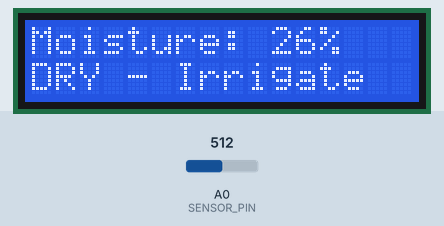
Bench run of a sketch on a simulated Arduino Uno, built with avr-gcc and run on an emulated ATmega328P. Shown: 16×2 character LCD. The test bench sets the inputs (shaded band); at power-on: A0 (SENSOR_PIN) = 512. What the sketch prints to the serial monitor is not drawn.

Above: at 2.8 s.
2.9 s: A0 (SENSOR_PIN) set to 490
At 5.2 s:
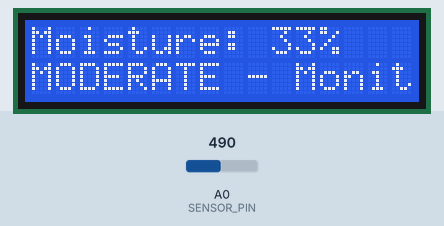
5.6 s: A0 (SENSOR_PIN) set to 415
At 7.3 s:
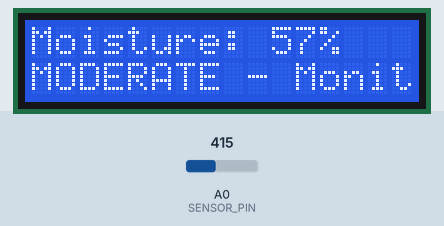
7.6 s: A0 (SENSOR_PIN) set to 389
At 9.4 s:
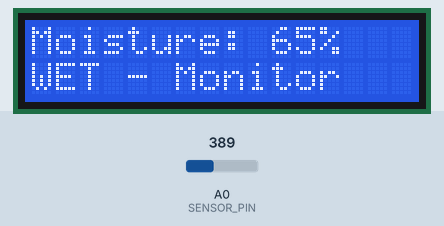
Timing chart, 0 to 10.9 s (numbered marks = the images above; inputs shaded):
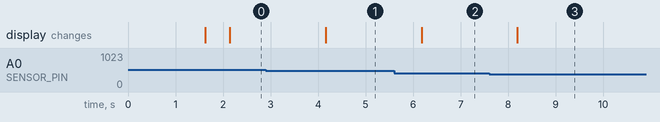

The sketch:

smartfarm_uno.ino
```cpp
/**
 * SmartFarm AI — Arduino Uno Soil Moisture Telemetry Node
 * =======================================================
 * Project: SmartFarm AI (Final-Year Academic Project)
 * Target MCU: Arduino Uno R3 (ATmega328P, 16 MHz, 5V Logic)
 *
 * Hardware Wiring:
 * ----------------
 * 1. Capacitive Soil Moisture Sensor v1.2:
 *    - VCC  -> 5V
 *    - GND  -> GND
 *    - AOUT -> Pin A0 (10-bit ADC: 0 - 1023)
 *
 * 2. 16x2 I2C LCD Display (PCF8574 Backpack):
 *    - VCC  -> 5V
 *    - GND  -> GND
 *    - SDA  -> Pin A4 (Uno I2C Data)
 *    - SCL  -> Pin A5 (Uno I2C Clock)
 *    - Address: 0x27 (if blank/unresponsive, change to 0x3F)
 *
 * ⚠️ ELECTRICAL SAFETY & PUMP NOTICE ⚠️
 * -------------------------------------
 * The mini DC water pump and buzzer are KEPT ELECTRICALLY DISCONNECTED for safety.
 * Switching a DC motor directly from an Arduino GPIO pin exceeds the 20mA limit
 * and creates high-voltage inductive back-EMF spikes that destroy the ATmega328P.
 * The pump state is reported as "NOT_CONNECTED" (Monitoring & Advisory Mode).
 */

#include <Wire.h>
#include <LiquidCrystal_I2C.h>

// Try 0x27 first. If LCD shows solid blocks or blank text, adjust contrast pot or test 0x3F.
LiquidCrystal_I2C lcd(0x27, 16, 2);

const int SENSOR_PIN = A0;

// Calibration values for 10-bit ADC (0 - 1023)
// In capacitive v1.2 sensors: air is higher ADC counts, water is lower ADC counts.
// Replace these with your own measured stable readings in dry air vs moist soil.
const int DRY_RAW = 595;   // Sensor in dry air (0% moisture baseline)
const int WET_RAW = 280;   // Sensor submerged in water (100% moisture baseline)

// Agronomic Advisory Thresholds (%)
const int DRY_THRESHOLD = 30;  // Below this: Irrigation recommended
const int WET_THRESHOLD = 60;  // Above this: No irrigation needed

unsigned long lastSend = 0;
const unsigned long SEND_INTERVAL = 2000; // 2 seconds between telemetry packets

int readMoistureRaw() {
  long total = 0;
  for (int i = 0; i < 10; i++) {
    total += analogRead(SENSOR_PIN);
    delay(10);
  }
  return total / 10;
}

int calculatePercentage(int raw) {
  if (DRY_RAW == WET_RAW) return 0;
  // Capacitive sensor reads higher when dry, lower when wet
  float percentage = ((float)(DRY_RAW - raw) * 100.0) / (float)(DRY_RAW - WET_RAW);
  percentage = constrain(percentage, 0, 100);
  return (int)(percentage + 0.5);
}

void setup() {
  Serial.begin(9600);
  while (!Serial && millis() < 3000);

  lcd.init();
  lcd.backlight();
  lcd.clear();
  lcd.setCursor(0, 0);
  lcd.print("SmartFarm AI");
  lcd.setCursor(0, 1);
  lcd.print("Starting...");
  delay(1500);
  lcd.clear();

  // Safe boot event
  Serial.println("{\"deviceId\":\"UNO-001\",\"event\":\"DEVICE_STARTED\",\"pumpState\":\"NOT_CONNECTED\",\"mode\":\"MONITORING\"}");
}

void loop() {
  unsigned long now = millis();

  if (now - lastSend >= SEND_INTERVAL) {
    lastSend = now;
    int raw = readMoistureRaw();
    int moisture = calculatePercentage(raw);

    String soilStatus;
    String recommendation;

    if (moisture < DRY_THRESHOLD) {
      soilStatus = "DRY";
      recommendation = "IRRIGATION_RECOMMENDED";
    } else if (moisture < WET_THRESHOLD) {
      soilStatus = "MODERATE";
      recommendation = "MONITOR_SOIL";
    } else {
      soilStatus = "WET";
      recommendation = "NO_IRRIGATION_NEEDED";
    }

    // Update 16x2 I2C LCD Display
    lcd.clear();
    lcd.setCursor(0, 0);
    lcd.print("Moisture: ");
    lcd.print(moisture);
    lcd.print("%");
    lcd.setCursor(0, 1);
    lcd.print(soilStatus);
    lcd.print(" - ");
    lcd.print(moisture < DRY_THRESHOLD ? "Irrigate" : "Monitor");

    // Emit single-line JSON packet to Laptop over USB Serial at 9600 baud
    Serial.print("{\"deviceId\":\"UNO-001\"");
    Serial.print(",\"moistureRaw\":");
    Serial.print(raw);
    Serial.print(",\"moisturePct\":");
    Serial.print(moisture);
    Serial.print(",\"soilStatus\":\"");
    Serial.print(soilStatus);
    Serial.print("\",\"recommendation\":\"");
    Serial.print(recommendation);
    Serial.print("\",\"pumpState\":\"NOT_CONNECTED\"");
    Serial.print(",\"mode\":\"MONITORING\"");
    Serial.println("}");
  }

  delay(20);
}
```

Measured:
- the behaviour switches between 503 and 502 on A0 (SENSOR_PIN) (found by bisection; images 0 and 1)
- the behaviour switches between 408 and 407 on A0 (SENSOR_PIN) (found by bisection; images 2 and 3)
- after the input at 2.9 s, the display: changes after 1.3 s (image 1)
- after the input at 5.6 s, the display: changes after 0.58 s (image 2)
- after the input at 7.6 s, the display: changes after 0.59 s (image 3)
